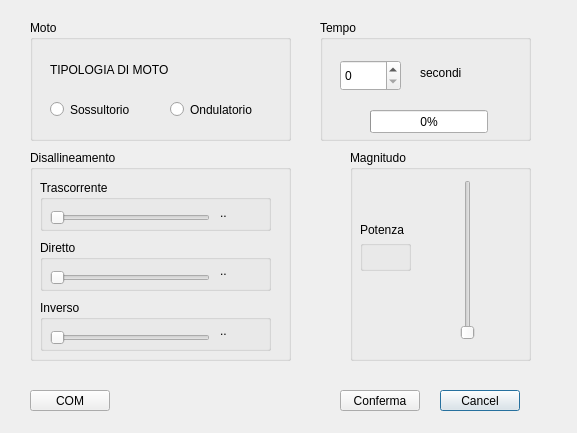
<?xml version="1.0" encoding="UTF-8"?>
<ui version="4.0">
 <class>Impostazioni</class>
 <widget class="QDialog" name="Impostazioni">
  <property name="geometry">
   <rect>
    <x>0</x>
    <y>0</y>
    <width>577</width>
    <height>433</height>
   </rect>
  </property>
  <property name="windowTitle">
   <string>Dialog</string>
  </property>
  <widget class="QGroupBox" name="groupBox_8">
   <property name="geometry">
    <rect>
     <x>320</x>
     <y>20</y>
     <width>211</width>
     <height>121</height>
    </rect>
   </property>
   <property name="title">
    <string>Tempo</string>
   </property>
   <widget class="QProgressBar" name="progressBar">
    <property name="geometry">
     <rect>
      <x>50</x>
      <y>90</y>
      <width>118</width>
      <height>23</height>
     </rect>
    </property>
    <property name="value">
     <number>0</number>
    </property>
   </widget>
   <widget class="QLabel" name="label_4">
    <property name="geometry">
     <rect>
      <x>100</x>
      <y>43</y>
      <width>61</width>
      <height>20</height>
     </rect>
    </property>
    <property name="text">
     <string>secondi</string>
    </property>
   </widget>
   <widget class="QSpinBox" name="spinBox">
    <property name="geometry">
     <rect>
      <x>20</x>
      <y>40</y>
      <width>61</width>
      <height>31</height>
     </rect>
    </property>
    <property name="maximum">
     <number>240</number>
    </property>
   </widget>
  </widget>
  <widget class="QGroupBox" name="groupBox">
   <property name="geometry">
    <rect>
     <x>30</x>
     <y>20</y>
     <width>261</width>
     <height>121</height>
    </rect>
   </property>
   <property name="title">
    <string>Moto</string>
   </property>
   <widget class="QRadioButton" name="radioButton_2">
    <property name="geometry">
     <rect>
      <x>140</x>
      <y>80</y>
      <width>84</width>
      <height>19</height>
     </rect>
    </property>
    <property name="text">
     <string>Ondulatorio</string>
    </property>
   </widget>
   <widget class="QRadioButton" name="radioButton">
    <property name="geometry">
     <rect>
      <x>20</x>
      <y>80</y>
      <width>84</width>
      <height>19</height>
     </rect>
    </property>
    <property name="text">
     <string>Sossultorio</string>
    </property>
   </widget>
   <widget class="QLabel" name="label_3">
    <property name="geometry">
     <rect>
      <x>20</x>
      <y>40</y>
      <width>121</width>
      <height>20</height>
     </rect>
    </property>
    <property name="text">
     <string>TIPOLOGIA DI MOTO</string>
    </property>
   </widget>
  </widget>
  <widget class="QGroupBox" name="groupBox_4">
   <property name="geometry">
    <rect>
     <x>30</x>
     <y>150</y>
     <width>261</width>
     <height>211</height>
    </rect>
   </property>
   <property name="title">
    <string>Disallineamento </string>
   </property>
   <widget class="QGroupBox" name="groupBox_5">
    <property name="geometry">
     <rect>
      <x>10</x>
      <y>30</y>
      <width>231</width>
      <height>51</height>
     </rect>
    </property>
    <property name="title">
     <string>Trascorrente</string>
    </property>
    <widget class="QSlider" name="horizontalSlider1">
     <property name="geometry">
      <rect>
       <x>10</x>
       <y>30</y>
       <width>160</width>
       <height>16</height>
      </rect>
     </property>
     <property name="orientation">
      <enum>Qt::Horizontal</enum>
     </property>
    </widget>
    <widget class="QLabel" name="label_trascorrente">
     <property name="geometry">
      <rect>
       <x>180</x>
       <y>22</y>
       <width>41</width>
       <height>21</height>
      </rect>
     </property>
     <property name="text">
      <string>..</string>
     </property>
    </widget>
   </widget>
   <widget class="QGroupBox" name="groupBox_6">
    <property name="geometry">
     <rect>
      <x>10</x>
      <y>90</y>
      <width>231</width>
      <height>51</height>
     </rect>
    </property>
    <property name="title">
     <string>Diretto</string>
    </property>
    <widget class="QSlider" name="horizontalSlider_2">
     <property name="geometry">
      <rect>
       <x>10</x>
       <y>30</y>
       <width>160</width>
       <height>16</height>
      </rect>
     </property>
     <property name="orientation">
      <enum>Qt::Horizontal</enum>
     </property>
    </widget>
    <widget class="QLabel" name="label_diretta">
     <property name="geometry">
      <rect>
       <x>180</x>
       <y>20</y>
       <width>41</width>
       <height>21</height>
      </rect>
     </property>
     <property name="text">
      <string>..</string>
     </property>
    </widget>
   </widget>
   <widget class="QGroupBox" name="groupBox_7">
    <property name="geometry">
     <rect>
      <x>10</x>
      <y>150</y>
      <width>231</width>
      <height>51</height>
     </rect>
    </property>
    <property name="title">
     <string>Inverso</string>
    </property>
    <widget class="QSlider" name="horizontalSlider_3">
     <property name="geometry">
      <rect>
       <x>10</x>
       <y>30</y>
       <width>160</width>
       <height>16</height>
      </rect>
     </property>
     <property name="orientation">
      <enum>Qt::Horizontal</enum>
     </property>
    </widget>
    <widget class="QLabel" name="label_inversa">
     <property name="geometry">
      <rect>
       <x>180</x>
       <y>20</y>
       <width>41</width>
       <height>21</height>
      </rect>
     </property>
     <property name="text">
      <string>..</string>
     </property>
    </widget>
   </widget>
  </widget>
  <widget class="QPushButton" name="pushButton_3">
   <property name="geometry">
    <rect>
     <x>440</x>
     <y>390</y>
     <width>80</width>
     <height>21</height>
    </rect>
   </property>
   <property name="text">
    <string>Cancel</string>
   </property>
  </widget>
  <widget class="QPushButton" name="pushButton">
   <property name="geometry">
    <rect>
     <x>340</x>
     <y>390</y>
     <width>80</width>
     <height>21</height>
    </rect>
   </property>
   <property name="text">
    <string>Conferma</string>
   </property>
  </widget>
  <widget class="QPushButton" name="pushButton_2">
   <property name="geometry">
    <rect>
     <x>30</x>
     <y>390</y>
     <width>80</width>
     <height>21</height>
    </rect>
   </property>
   <property name="text">
    <string>COM</string>
   </property>
  </widget>
  <widget class="QGroupBox" name="groupBox_2">
   <property name="geometry">
    <rect>
     <x>350</x>
     <y>150</y>
     <width>181</width>
     <height>211</height>
    </rect>
   </property>
   <property name="title">
    <string>Magnitudo</string>
   </property>
   <widget class="QSlider" name="verticalSlider">
    <property name="geometry">
     <rect>
      <x>110</x>
      <y>30</y>
      <width>16</width>
      <height>160</height>
     </rect>
    </property>
    <property name="maximum">
     <number>80</number>
    </property>
    <property name="singleStep">
     <number>1</number>
    </property>
    <property name="pageStep">
     <number>10</number>
    </property>
    <property name="orientation">
     <enum>Qt::Vertical</enum>
    </property>
   </widget>
   <widget class="QLabel" name="label">
    <property name="geometry">
     <rect>
      <x>10</x>
      <y>70</y>
      <width>51</width>
      <height>20</height>
     </rect>
    </property>
    <property name="text">
     <string>Potenza</string>
    </property>
   </widget>
   <widget class="QGroupBox" name="groupBox_3">
    <property name="geometry">
     <rect>
      <x>10</x>
      <y>90</y>
      <width>51</width>
      <height>31</height>
     </rect>
    </property>
    <property name="title">
     <string/>
    </property>
    <widget class="QLabel" name="label_2">
     <property name="geometry">
      <rect>
       <x>10</x>
       <y>10</y>
       <width>31</width>
       <height>20</height>
      </rect>
     </property>
     <property name="text">
      <string/>
     </property>
    </widget>
   </widget>
  </widget>
 </widget>
 <resources/>
 <connections/>
</ui>
